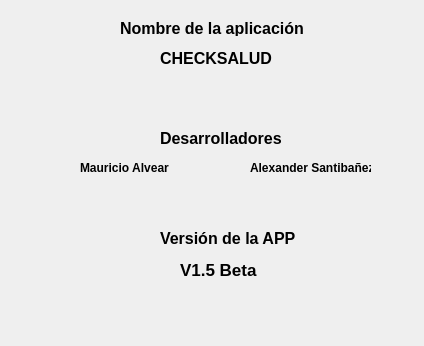
<?xml version="1.0" encoding="UTF-8"?>
<ui version="4.0">
 <class>Dialog</class>
 <widget class="QDialog" name="Dialog">
  <property name="geometry">
   <rect>
    <x>0</x>
    <y>0</y>
    <width>424</width>
    <height>346</height>
   </rect>
  </property>
  <property name="windowTitle">
   <string>Información de la APP</string>
  </property>
  <widget class="QLabel" name="label">
   <property name="geometry">
    <rect>
     <x>160</x>
     <y>130</y>
     <width>121</width>
     <height>16</height>
    </rect>
   </property>
   <property name="font">
    <font>
     <pointsize>12</pointsize>
     <bold>true</bold>
    </font>
   </property>
   <property name="text">
    <string>Desarrolladores</string>
   </property>
  </widget>
  <widget class="QLabel" name="label_2">
   <property name="geometry">
    <rect>
     <x>80</x>
     <y>160</y>
     <width>101</width>
     <height>16</height>
    </rect>
   </property>
   <property name="font">
    <font>
     <bold>true</bold>
    </font>
   </property>
   <property name="text">
    <string>Mauricio Alvear</string>
   </property>
  </widget>
  <widget class="QLabel" name="label_3">
   <property name="geometry">
    <rect>
     <x>250</x>
     <y>160</y>
     <width>121</width>
     <height>16</height>
    </rect>
   </property>
   <property name="font">
    <font>
     <bold>true</bold>
    </font>
   </property>
   <property name="text">
    <string>Alexander Santibañez.</string>
   </property>
  </widget>
  <widget class="QLabel" name="label_4">
   <property name="geometry">
    <rect>
     <x>160</x>
     <y>230</y>
     <width>141</width>
     <height>16</height>
    </rect>
   </property>
   <property name="font">
    <font>
     <pointsize>12</pointsize>
     <bold>true</bold>
    </font>
   </property>
   <property name="text">
    <string>Versión de la APP</string>
   </property>
  </widget>
  <widget class="QLabel" name="label_5">
   <property name="geometry">
    <rect>
     <x>180</x>
     <y>260</y>
     <width>91</width>
     <height>20</height>
    </rect>
   </property>
   <property name="font">
    <font>
     <pointsize>13</pointsize>
     <bold>true</bold>
    </font>
   </property>
   <property name="text">
    <string>V1.5 Beta</string>
   </property>
  </widget>
  <widget class="QLabel" name="label_6">
   <property name="geometry">
    <rect>
     <x>120</x>
     <y>20</y>
     <width>191</width>
     <height>16</height>
    </rect>
   </property>
   <property name="font">
    <font>
     <pointsize>12</pointsize>
     <bold>true</bold>
    </font>
   </property>
   <property name="text">
    <string>Nombre de la aplicación</string>
   </property>
  </widget>
  <widget class="QLabel" name="label_7">
   <property name="geometry">
    <rect>
     <x>160</x>
     <y>50</y>
     <width>121</width>
     <height>16</height>
    </rect>
   </property>
   <property name="font">
    <font>
     <pointsize>12</pointsize>
     <bold>true</bold>
    </font>
   </property>
   <property name="text">
    <string>CHECKSALUD</string>
   </property>
  </widget>
 </widget>
 <resources/>
 <connections/>
</ui>
